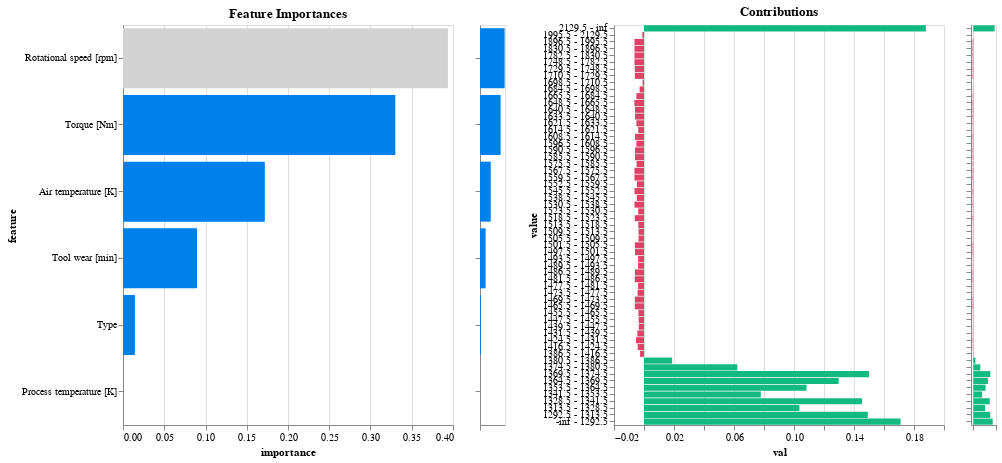

Notebook code for this chart:
### Code cell
model.explain()

### Figure 1 — Vega-Lite specification as saved in the notebook (floating-point values rounded to 4 significant figures)
{"config": {"view": {"continuousWidth": 300, "continuousHeight": 300}}, "hconcat": [{"mark": {"type": "bar", "color": "#0080ea"}, "encoding": {"color": {"condition": {"param": "param_25", "value": "lightgray"}, "value": "#0080ea"}, "tooltip": {"field": "importance_label", "type": "nominal"}, "x": {"field": "importance", "type": "quantitative"}, "y": {"field": "feature", "sort": {"field": "importance", "order": "descending"}, "type": "nominal"}}, "height": 400, "name": "view_33", "title": "Feature Importances", "transform": [{"filter": {"param": "param_26"}}], "width": 330}, {"mark": {"type": "bar", "color": "#0080ea"}, "encoding": {"x": {"axis": {"labels": false, "title": null}, "field": "importance", "type": "quantitative"}, "y": {"axis": {"labels": false, "title": null}, "field": "feature", "sort": "-x", "type": "nominal"}}, "height": 400, "name": "view_34", "width": 25}, {"data": {"name": "data-952612d273acf2036e7ab4e90b835309"}, "mark": {"type": "bar", "color": "#e14067"}, "encoding": {"color": {"condition": {"test": "(datum.contribution < 0)", "value": "#e14067"}, "value": "#12b980"}, "tooltip": {"field": "score_label", "type": "nominal"}, "x": {"field": "val", "type": "quantitative"}, "y": {"field": "value", "sort": {"field": "index", "order": "descending"}, "type": "nominal"}}, "height": 400, "name": "view_35", "title": "Contributions", "transform": [{"fold": ["contribution", "mean", "frequency"], "as": ["column", "val"]}, {"filter": {"param": "Select"}}, {"filter": {"param": "param_25"}}, {"filter": {"param": "param_27"}}], "width": 330}, {"data": {"name": "data-952612d273acf2036e7ab4e90b835309"}, "mark": {"type": "bar", "color": "#e14067"}, "encoding": {"color": {"condition": {"test": "(datum.contribution < 0)", "value": "#e14067"}, "value": "#12b980"}, "x": {"axis": {"labels": false, "title": null}, "field": "contribution", "type": "quantitative"}, "y": {"axis": {"labels": false, "title": null}, "field": "value", "sort": {"field": "index", "order": "descending"}, "type": "nominal"}}, "height": 400, "name": "view_36", "transform": [{"filter": {"param": "param_25"}}], "width": 25}], "data": {"name": "data-2d92703d999c6b0972d4bccc7bd26190"}, "params": [{"name": "param_25", "select": {"type": "point", "fields": ["feature"]}, "value": "Rotational speed [rpm]", "views": ["view_33"]}, {"name": "Select", "select": {"type": "point", "fields": ["column"]}, "bind": {"input": "select", "options": ["contribution", "mean", "frequency"]}, "value": "contribution", "views": ["view_33", "view_35"]}, {"name": "param_26", "select": {"type": "interval", "encodings": ["y"]}, "views": ["view_34"]}, {"name": "param_27", "select": {"type": "interval", "encodings": ["y"]}, "views": ["view_36"]}], "$schema": "https://vega.github.io/schema/vega-lite/v5.16.3.json", "datasets": {"data-2d92703d999c6b0972d4bccc7bd26190": [{"feature": "Process temperature [K]", "importance": 0.0, "importance_label": "0.0%"}, {"feature": "Type", "importance": 0.01443, "importance_label": "1.4%"}, {"feature": "Tool wear [min]", "importance": 0.08974, "importance_label": "9.0%"}, {"feature": "Air temperature [K]", "importance": 0.1719, "importance_label": "17.2%"}, {"feature": "Torque [Nm]", "importance": 0.3301, "importance_label": "33.0%"}, {"feature": "Rotational speed [rpm]", "importance": 0.3939, "importance_label": "39.4%"}], "data-952612d273acf2036e7ab4e90b835309": [{"index": 0, "value": "H", "contribution": -0.004133, "mean": 0.01608, "frequency": 0.1021, "feature": "Type", "score_label": "-0.4"}, {"index": 1, "value": "M", "contribution": 0.002942, "mean": 0.03274, "frequency": 0.3009, "feature": "Type", "score_label": "0.3"}, {"index": 1, "value": "L", "contribution": 0.002942, "mean": 0.04025, "frequency": 0.597, "feature": "Type", "score_label": "0.3"}, {"index": 0, "value": "-inf - 301.75", "contribution": -0.003164, "mean": 0.02338, "frequency": 0.779, "feature": "Air temperature [K]", "score_label": "-0.3"}, {"index": 1, "value": "301.75 - 301.95", "contribution": 0.03417, "mean": 0.07299, "frequency": 0.02045, "feature": "Air temperature [K]", "score_label": "3.4"}, {"index": 2, "value": "301.95 - 302.15", "contribution": 0.07632, "mean": 0.1194, "frequency": 0.02, "feature": "Air temperature [K]", "score_label": "7.6"}, {"index": 3, "value": "302.15 - 302.35", "contribution": 0.01557, "mean": 0.05147, "frequency": 0.0406, "feature": "Air temperature [K]", "score_label": "1.6"}, {"index": 4, "value": "302.35 - 302.45", "contribution": 0.0758, "mean": 0.1222, "frequency": 0.01343, "feature": "Air temperature [K]", "score_label": "7.6"}, {"index": 5, "value": "302.45 - 302.55", "contribution": 0.02214, "mean": 0.06061, "frequency": 0.01478, "feature": "Air temperature [K]", "score_label": "2.2"}, {"index": 6, "value": "302.55 - 302.75", "contribution": 0.08725, "mean": 0.1318, "frequency": 0.01925, "feature": "Air temperature [K]", "score_label": "8.7"}, {"index": 7, "value": "302.75 - 302.95", "contribution": 0.004772, "mean": 0.0411, "frequency": 0.0109, "feature": "Air temperature [K]", "score_label": "0.5"}, {"index": 8, "value": "302.95 - 303.15", "contribution": 0.06982, "mean": 0.1176, "frequency": 0.01015, "feature": "Air temperature [K]", "score_label": "7.0"}, {"index": 9, "value": "303.15 - 303.45", "contribution": 0.1215, "mean": 0.1709, "frequency": 0.01746, "feature": "Air temperature [K]", "score_label": "12.2"}, {"index": 10, "value": "303.45 - inf", "contribution": -0.001024, "mean": 0.03039, "frequency": 0.05403, "feature": "Air temperature [K]", "score_label": "-0.1"}, {"index": 0, "value": "-inf - 1292.5", "contribution": 0.1711, "mean": 0.2273, "frequency": 0.01642, "feature": "Rotational speed [rpm]", "score_label": "17.1"}, {"index": 1, "value": "1292.5 - 1313.5", "contribution": 0.1492, "mean": 0.2039, "frequency": 0.01537, "feature": "Rotational speed [rpm]", "score_label": "14.9"}, {"index": 2, "value": "1313.5 - 1328.5", "contribution": 0.1036, "mean": 0.1531, "frequency": 0.01463, "feature": "Rotational speed [rpm]", "score_label": "10.4"}, {"index": 3, "value": "1328.5 - 1341.5", "contribution": 0.1453, "mean": 0.1967, "frequency": 0.01821, "feature": "Rotational speed [rpm]", "score_label": "14.5"}, {"index": 4, "value": "1341.5 - 1353.5", "contribution": 0.07785, "mean": 0.1212, "frequency": 0.0197, "feature": "Rotational speed [rpm]", "score_label": "7.8"}, {"index": 5, "value": "1353.5 - 1364.5", "contribution": 0.1083, "mean": 0.1544, "frequency": 0.0203, "feature": "Rotational speed [rpm]", "score_label": "10.8"}, {"index": 6, "value": "1364.5 - 1369.5", "contribution": 0.1298, "mean": 0.1867, "frequency": 0.01119, "feature": "Rotational speed [rpm]", "score_label": "13.0"}, {"index": 7, "value": "1369.5 - 1374.5", "contribution": 0.1501, "mean": 0.2113, "frequency": 0.0106, "feature": "Rotational speed [rpm]", "score_label": "15.0"}, {"index": 8, "value": "1374.5 - 1380.5", "contribution": 0.06223, "mean": 0.1064, "frequency": 0.01403, "feature": "Rotational speed [rpm]", "score_label": "6.2"}, {"index": 9, "value": "1380.5 - 1386.5", "contribution": 0.01874, "mean": 0.0566, "frequency": 0.01582, "feature": "Rotational speed [rpm]", "score_label": "1.9"}, {"index": 10, "value": "1386.5 - 1416.5", "contribution": -0.002632, "mean": 0.02281, "frequency": 0.07851, "feature": "Rotational speed [rpm]", "score_label": "-0.3"}, {"index": 11, "value": "1416.5 - 1424.5", "contribution": -0.004198, "mean": 0.01266, "frequency": 0.02358, "feature": "Rotational speed [rpm]", "score_label": "-0.4"}, {"index": 12, "value": "1424.5 - 1431.5", "contribution": -0.005316, "mean": 0.006494, "frequency": 0.02299, "feature": "Rotational speed [rpm]", "score_label": "-0.5"}, {"index": 13, "value": "1431.5 - 1439.5", "contribution": -0.004425, "mean": 0.01163, "frequency": 0.02567, "feature": "Rotational speed [rpm]", "score_label": "-0.4"}, {"index": 14, "value": "1439.5 - 1447.5", "contribution": -0.003469, "mean": 0.01685, "frequency": 0.02657, "feature": "Rotational speed [rpm]", "score_label": "-0.3"}, {"index": 15, "value": "1447.5 - 1455.5", "contribution": -0.003564, "mean": 0.01639, "frequency": 0.02731, "feature": "Rotational speed [rpm]", "score_label": "-0.4"}, {"index": 16, "value": "1455.5 - 1465.5", "contribution": -0.003725, "mean": 0.01562, "frequency": 0.02866, "feature": "Rotational speed [rpm]", "score_label": "-0.4"}, {"index": 17, "value": "1465.5 - 1469.5", "contribution": -0.006123, "mean": -4.229e-17, "frequency": 0.01254, "feature": "Rotational speed [rpm]", "score_label": "-0.6"}, {"index": 18, "value": "1469.5 - 1473.5", "contribution": -0.006116, "mean": 2.675e-18, "frequency": 0.01239, "feature": "Rotational speed [rpm]", "score_label": "-0.6"}, {"index": 19, "value": "1473.5 - 1477.5", "contribution": -0.004288, "mean": 0.01087, "frequency": 0.01373, "feature": "Rotational speed [rpm]", "score_label": "-0.4"}, {"index": 20, "value": "1477.5 - 1481.5", "contribution": -0.003949, "mean": 0.0125, "frequency": 0.01194, "feature": "Rotational speed [rpm]", "score_label": "-0.4"}, {"index": 21, "value": "1481.5 - 1486.5", "contribution": -0.006192, "mean": 3.047e-16, "frequency": 0.01403, "feature": "Rotational speed [rpm]", "score_label": "-0.6"}, {"index": 22, "value": "1486.5 - 1489.5", "contribution": -0.006038, "mean": 0.0, "frequency": 0.0109, "feature": "Rotational speed [rpm]", "score_label": "-0.6"}, {"index": 23, "value": "1489.5 - 1493.5", "contribution": -0.00398, "mean": 0.01235, "frequency": 0.01209, "feature": "Rotational speed [rpm]", "score_label": "-0.4"}, {"index": 24, "value": "1493.5 - 1497.5", "contribution": -0.003884, "mean": 0.01282, "frequency": 0.01164, "feature": "Rotational speed [rpm]", "score_label": "-0.4"}, {"index": 25, "value": "1497.5 - 1501.5", "contribution": -0.006054, "mean": 0.0, "frequency": 0.01119, "feature": "Rotational speed [rpm]", "score_label": "-0.6"}, {"index": 26, "value": "1501.5 - 1505.5", "contribution": -0.00613, "mean": 0.0, "frequency": 0.01269, "feature": "Rotational speed [rpm]", "score_label": "-0.6"}, {"index": 27, "value": "1505.5 - 1509.5", "contribution": -0.003672, "mean": 0.01389, "frequency": 0.01075, "feature": "Rotational speed [rpm]", "score_label": "-0.4"}, {"index": 28, "value": "1509.5 - 1513.5", "contribution": -0.003634, "mean": 0.01408, "frequency": 0.0106, "feature": "Rotational speed [rpm]", "score_label": "-0.4"}, {"index": 29, "value": "1513.5 - 1518.5", "contribution": -0.003817, "mean": 0.01316, "frequency": 0.01134, "feature": "Rotational speed [rpm]", "score_label": "-0.4"}, {"index": 30, "value": "1518.5 - 1523.5", "contribution": -0.006179, "mean": 2.414e-18, "frequency": 0.01373, "feature": "Rotational speed [rpm]", "score_label": "-0.6"}, {"index": 31, "value": "1523.5 - 1530.5", "contribution": -0.003874, "mean": 0.01418, "frequency": 0.02104, "feature": "Rotational speed [rpm]", "score_label": "-0.4"}, {"index": 32, "value": "1530.5 - 1538.5", "contribution": -0.006356, "mean": 0.0, "frequency": 0.01821, "feature": "Rotational speed [rpm]", "score_label": "-0.6"}, {"index": 33, "value": "1538.5 - 1545.5", "contribution": -0.004823, "mean": 0.008475, "frequency": 0.01761, "feature": "Rotational speed [rpm]", "score_label": "-0.5"}, {"index": 34, "value": "1545.5 - 1552.5", "contribution": -0.006356, "mean": 0.0, "frequency": 0.01821, "feature": "Rotational speed [rpm]", "score_label": "-0.6"}, {"index": 35, "value": "1552.5 - 1559.5", "contribution": -0.004754, "mean": 0.008772, "frequency": 0.01701, "feature": "Rotational speed [rpm]", "score_label": "-0.5"}, {"index": 36, "value": "1559.5 - 1567.5", "contribution": -0.006361, "mean": 0.0, "frequency": 0.01836, "feature": "Rotational speed [rpm]", "score_label": "-0.6"}, {"index": 37, "value": "1567.5 - 1575.5", "contribution": -0.006366, "mean": 0.0, "frequency": 0.01851, "feature": "Rotational speed [rpm]", "score_label": "-0.6"}, {"index": 38, "value": "1575.5 - 1585.5", "contribution": -0.004936, "mean": 0.008, "frequency": 0.01866, "feature": "Rotational speed [rpm]", "score_label": "-0.5"}, {"index": 39, "value": "1585.5 - 1590.5", "contribution": -0.005986, "mean": 0.0, "frequency": 0.01, "feature": "Rotational speed [rpm]", "score_label": "-0.6"}, {"index": 40, "value": "1590.5 - 1596.5", "contribution": -0.006012, "mean": -6.344e-18, "frequency": 0.01045, "feature": "Rotational speed [rpm]", "score_label": "-0.6"}, {"index": 41, "value": "1596.5 - 1608.5", "contribution": -0.005068, "mean": 0.007463, "frequency": 0.02, "feature": "Rotational speed [rpm]", "score_label": "-0.5"}, {"index": 42, "value": "1608.5 - 1614.5", "contribution": -0.006046, "mean": 2.881e-16, "frequency": 0.01104, "feature": "Rotational speed [rpm]", "score_label": "-0.6"}, {"index": 43, "value": "1614.5 - 1621.5", "contribution": -0.003851, "mean": 0.01299, "frequency": 0.01149, "feature": "Rotational speed [rpm]", "score_label": "-0.4"}, {"index": 44, "value": "1621.5 - 1633.5", "contribution": -0.005068, "mean": 0.007463, "frequency": 0.02, "feature": "Rotational speed [rpm]", "score_label": "-0.5"}, {"index": 45, "value": "1633.5 - 1640.5", "contribution": -0.006004, "mean": 0.0, "frequency": 0.0103, "feature": "Rotational speed [rpm]", "score_label": "-0.6"}, {"index": 46, "value": "1640.5 - 1648.5", "contribution": -0.006012, "mean": 0.0, "frequency": 0.01045, "feature": "Rotational speed [rpm]", "score_label": "-0.6"}, {"index": 47, "value": "1648.5 - 1665.5", "contribution": -0.006448, "mean": 0.0, "frequency": 0.02104, "feature": "Rotational speed [rpm]", "score_label": "-0.6"}, {"index": 48, "value": "1665.5 - 1684.5", "contribution": -0.005095, "mean": 0.007353, "frequency": 0.0203, "feature": "Rotational speed [rpm]", "score_label": "-0.5"}, {"index": 49, "value": "1684.5 - 1698.5", "contribution": -0.002904, "mean": 0.01905, "frequency": 0.01567, "feature": "Rotational speed [rpm]", "score_label": "-0.3"}, {"index": 50, "value": "1698.5 - 1710.5", "contribution": -0.0009558, "mean": 0.02985, "frequency": 0.01, "feature": "Rotational speed [rpm]", "score_label": "-0.1"}, {"index": 51, "value": "1710.5 - 1729.5", "contribution": -0.006137, "mean": 5.164e-18, "frequency": 0.01284, "feature": "Rotational speed [rpm]", "score_label": "-0.6"}, {"index": 52, "value": "1729.5 - 1748.5", "contribution": -0.00613, "mean": 4.18e-17, "frequency": 0.01269, "feature": "Rotational speed [rpm]", "score_label": "-0.6"}, {"index": 53, "value": "1748.5 - 1782.5", "contribution": -0.006361, "mean": 2.311e-16, "frequency": 0.01836, "feature": "Rotational speed [rpm]", "score_label": "-0.6"}, {"index": 54, "value": "1782.5 - 1830.5", "contribution": -0.006351, "mean": 0.0, "frequency": 0.01806, "feature": "Rotational speed [rpm]", "score_label": "-0.6"}, {"index": 55, "value": "1830.5 - 1896.5", "contribution": -0.006356, "mean": 2.33e-16, "frequency": 0.01821, "feature": "Rotational speed [rpm]", "score_label": "-0.6"}, {"index": 56, "value": "1896.5 - 1995.5", "contribution": -0.006361, "mean": 2.888e-17, "frequency": 0.01836, "feature": "Rotational speed [rpm]", "score_label": "-0.6"}, {"index": 57, "value": "1995.5 - 2129.5", "contribution": -0.001105, "mean": 0.02899, "frequency": 0.0103, "feature": "Rotational speed [rpm]", "score_label": "-0.1"}, {"index": 58, "value": "2129.5 - inf", "contribution": 0.1879, "mean": 0.25, "frequency": 0.01373, "feature": "Rotational speed [rpm]", "score_label": "18.8"}, {"index": 0, "value": "-inf - 17.3", "contribution": 0.2122, "mean": 0.2805, "frequency": 0.01224, "feature": "Torque [Nm]", "score_label": "21.2"}, {"index": 1, "value": "17.3 - 19.85", "contribution": -0.001105, "mean": 0.02899, "frequency": 0.0103, "feature": "Torque [Nm]", "score_label": "-0.1"}, {"index": 2, "value": "19.85 - 23.15", "contribution": -0.006585, "mean": -2.042e-17, "frequency": 0.02597, "feature": "Torque [Nm]", "score_label": "-0.7"}, {"index": 3, "value": "23.15 - 25.45", "contribution": -0.006578, "mean": 1.659e-16, "frequency": 0.02567, "feature": "Torque [Nm]", "score_label": "-0.7"}, {"index": 4, "value": "25.45 - 27.45", "contribution": -0.005592, "mean": 0.005495, "frequency": 0.02716, "feature": "Torque [Nm]", "score_label": "-0.6"}, {"index": 5, "value": "27.45 - 28.85", "contribution": -0.006604, "mean": -1.588e-16, "frequency": 0.02672, "feature": "Torque [Nm]", "score_label": "-0.7"}, {"index": 6, "value": "28.85 - 30.75", "contribution": -0.003832, "mean": 0.01603, "frequency": 0.04657, "feature": "Torque [Nm]", "score_label": "-0.4"}, {"index": 7, "value": "30.75 - 32.15", "contribution": -0.006154, "mean": 0.003731, "frequency": 0.04, "feature": "Torque [Nm]", "score_label": "-0.6"}, {"index": 8, "value": "32.15 - 33.35", "contribution": -0.006003, "mean": 0.004167, "frequency": 0.03582, "feature": "Torque [Nm]", "score_label": "-0.6"}, {"index": 9, "value": "33.35 - 34.35", "contribution": -0.006745, "mean": 3.215e-17, "frequency": 0.03299, "feature": "Torque [Nm]", "score_label": "-0.7"}, {"index": 10, "value": "34.35 - 35.15", "contribution": -0.004315, "mean": 0.01212, "frequency": 0.02463, "feature": "Torque [Nm]", "score_label": "-0.4"}, {"index": 11, "value": "35.15 - 35.95", "contribution": -0.006626, "mean": 7.682e-17, "frequency": 0.02761, "feature": "Torque [Nm]", "score_label": "-0.7"}, {"index": 12, "value": "35.95 - 36.65", "contribution": -0.005529, "mean": 0.005714, "frequency": 0.02612, "feature": "Torque [Nm]", "score_label": "-0.6"}, {"index": 13, "value": "36.65 - 37.25", "contribution": -0.006514, "mean": -4.555e-17, "frequency": 0.02328, "feature": "Torque [Nm]", "score_label": "-0.7"}, {"index": 14, "value": "37.25 - 50.85", "contribution": -0.004125, "mean": 0.01888, "frequency": 0.4743, "feature": "Torque [Nm]", "score_label": "-0.4"}, {"index": 15, "value": "50.85 - 51.25", "contribution": 0.05276, "mean": 0.09722, "frequency": 0.01075, "feature": "Torque [Nm]", "score_label": "5.3"}, {"index": 16, "value": "51.25 - 51.95", "contribution": 0.01471, "mean": 0.05263, "frequency": 0.01134, "feature": "Torque [Nm]", "score_label": "1.5"}, {"index": 17, "value": "51.95 - 52.95", "contribution": 0.03655, "mean": 0.07576, "frequency": 0.0197, "feature": "Torque [Nm]", "score_label": "3.7"}, {"index": 18, "value": "52.95 - 53.55", "contribution": -0.003746, "mean": 0.01351, "frequency": 0.01104, "feature": "Torque [Nm]", "score_label": "-0.4"}, {"index": 19, "value": "53.55 - 54.45", "contribution": 0.07271, "mean": 0.1176, "frequency": 0.01522, "feature": "Torque [Nm]", "score_label": "7.3"}, {"index": 20, "value": "54.45 - 55.35", "contribution": 0.05729, "mean": 0.1011, "frequency": 0.01328, "feature": "Torque [Nm]", "score_label": "5.7"}, {"index": 21, "value": "55.35 - 57.25", "contribution": 0.102, "mean": 0.1488, "frequency": 0.01806, "feature": "Torque [Nm]", "score_label": "10.2"}, {"index": 22, "value": "57.25 - 59.05", "contribution": 0.06017, "mean": 0.1047, "frequency": 0.01284, "feature": "Torque [Nm]", "score_label": "6.0"}, {"index": 23, "value": "59.05 - 60.95", "contribution": 0.1599, "mean": 0.2239, "frequency": 0.01, "feature": "Torque [Nm]", "score_label": "16.0"}, {"index": 24, "value": "60.95 - inf", "contribution": 0.386, "mean": 0.4634, "frequency": 0.01836, "feature": "Torque [Nm]", "score_label": "38.6"}, {"index": 0, "value": "-inf - 199.5", "contribution": -0.003026, "mean": 0.0241, "frequency": 0.9227, "feature": "Tool wear [min]", "score_label": "-0.3"}, {"index": 1, "value": "199.5 - 204.5", "contribution": 0.07198, "mean": 0.1143, "frequency": 0.0209, "feature": "Tool wear [min]", "score_label": "7.2"}, {"index": 2, "value": "204.5 - 207.5", "contribution": 0.1148, "mean": 0.1688, "frequency": 0.01149, "feature": "Tool wear [min]", "score_label": "11.5"}, {"index": 3, "value": "207.5 - 210.5", "contribution": 0.126, "mean": 0.1831, "frequency": 0.0106, "feature": "Tool wear [min]", "score_label": "12.6"}, {"index": 4, "value": "210.5 - 215.5", "contribution": 0.09925, "mean": 0.1494, "frequency": 0.01299, "feature": "Tool wear [min]", "score_label": "9.9"}, {"index": 5, "value": "215.5 - 221.5", "contribution": 0.1346, "mean": 0.194, "frequency": 0.01, "feature": "Tool wear [min]", "score_label": "13.5"}, {"index": 6, "value": "221.5 - inf", "contribution": 0.207, "mean": 0.2763, "frequency": 0.01134, "feature": "Tool wear [min]", "score_label": "20.7"}]}}
